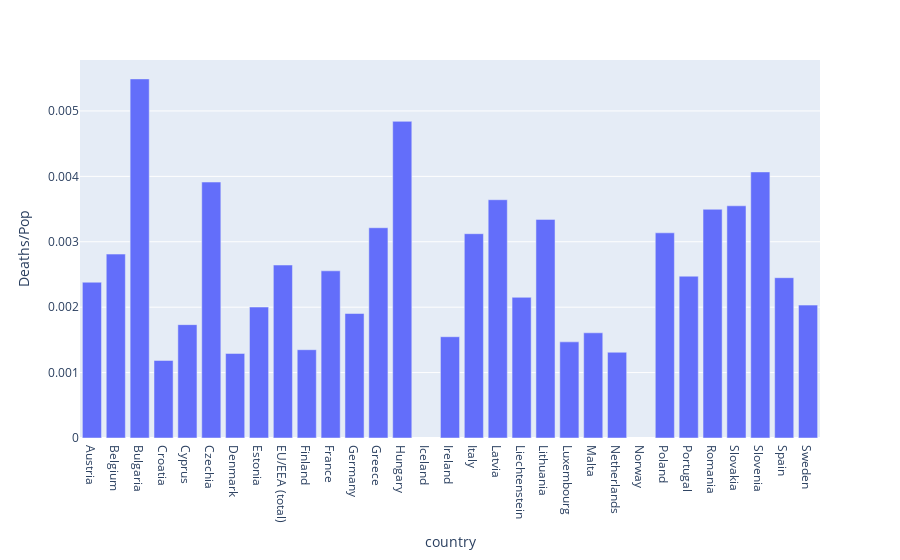

This figure's notebook cell:
### Code cell
lastWeek = df.loc[df['year_week']=='2022-47'].loc[df['indicator']=='deaths']
lastWeek['Deaths/Pop'] = df.apply(lambda row: row.cumulative_count / row.population, axis=1)
fig = px.bar(lastWeek, x='country', y='Deaths/Pop')
fig.show()

### Figure 1 — Plotly figure (JSON) as saved in the notebook; plotly's stock layout.template omitted (floating-point values rounded to 4 significant figures)
{"data": [{"alignmentgroup": "True", "hovertemplate": "country=%{x}<br>Deaths/Pop=%{y}<extra></extra>", "legendgroup": "", "marker": {"color": "#636efa", "pattern": {"shape": ""}}, "name": "", "offsetgroup": "", "orientation": "v", "showlegend": false, "textposition": "auto", "type": "bar", "x": ["Austria", "Belgium", "Bulgaria", "Croatia", "Cyprus", "Czechia", "Denmark", "Estonia", "EU/EEA (total)", "Finland", "France", "Germany", "Greece", "Hungary", "Iceland", "Ireland", "Italy", "Latvia", "Liechtenstein", "Lithuania", "Luxembourg", "Malta", "Netherlands", "Norway", "Poland", "Portugal", "Romania", "Slovakia", "Slovenia", "Spain", "Sweden"], "xaxis": "x", "y": [0.002381, 0.002812, 0.00549, 0.001185, 0.001733, 0.003913, 0.001293, 0.002002, 0.002645, 0.00135, 0.002556, 0.001903, 0.003215, 0.004841, null, 0.001548, 0.003123, 0.003643, 0.002151, 0.003342, 0.00147, 0.001608, 0.001311, null, 0.003137, 0.002474, 0.003496, 0.00355, 0.004068, 0.002451, 0.002032], "yaxis": "y"}], "layout": {"barmode": "relative", "legend": {"tracegroupgap": 0}, "margin": {"t": 60}, "xaxis": {"anchor": "y", "domain": [0, 1], "title": {"text": "country"}}, "yaxis": {"anchor": "x", "domain": [0, 1], "title": {"text": "Deaths/Pop"}}}}
